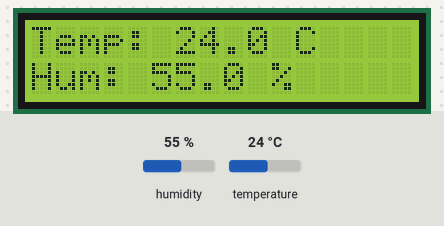
The sketch below on a simulated ESP32. Parts: 16×2 character LCD. The inputs (shaded band) are chosen by the test bench; at power-on: humidity 55 %, temperature 24 °C. What the sketch prints to the serial monitor is not drawn.

Above: at 3.6 s.
3.7 s: humidity set to 22 %
At 7.9 s:
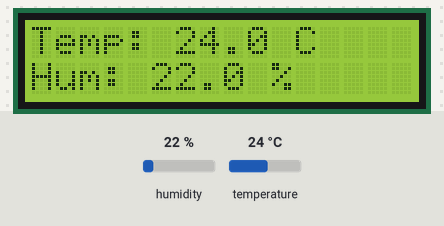
8.8 s: temperature set to 12 °C
At 12.0 s:
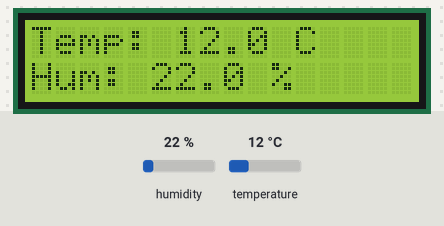
13.9 s: humidity set to 40 %
At 16.1 s:
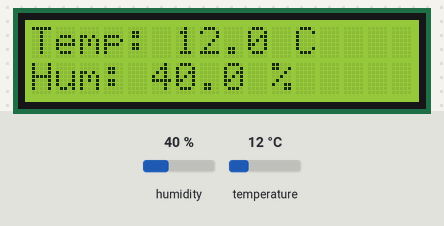
19.0 s: temperature set to 19 °C
At 20.2 s:
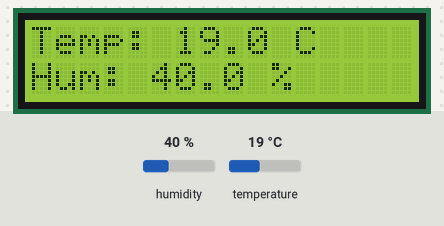
Timing chart, 0 to 22.0 s (numbered marks = the images above; inputs shaded):
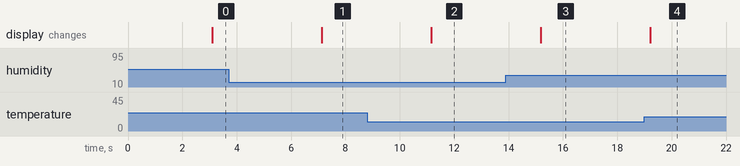

Measured:
- after the input at 3.7 s, the display: changes after 3.4 s (image 1)
- after the input at 8.8 s, the display: changes after 2.3 s (image 2)
- after the input at 13.9 s, the display: changes after 1.3 s (image 3)
- after the input at 19.0 s, the display: changes after 0.21 s (image 4)

The sketch:

sensor_home_assitant.ino
```cpp
#include <DHT.h>
#include <LiquidCrystal.h>

// Pines del LCD: RS, E, D4, D5, D6, D7
LiquidCrystal lcd(26, 25, 33, 32, 27, 14);

// Configuración del sensor DHT
#define DHTPIN 5         // Pin de datos del sensor
#define DHTTYPE DHT11    // Cambia a DHT11 si tienes ese modelo

DHT dht(DHTPIN, DHTTYPE);

void setup() {
  lcd.begin(16, 2);
  lcd.print("Iniciando...");

  dht.begin();
  delay(2000);
}

void loop() {
  delay(1000);
  float temperatura = dht.readTemperature(); // °C
  float humedad = dht.readHumidity();        // %
  Serial.print("Temp: ");
  Serial.print(temperatura);
  Serial.print(" - Hum: ");
  Serial.println(humedad);

  if (isnan(temperatura) || isnan(humedad)) {
    lcd.clear();
    lcd.setCursor(0, 0);
    lcd.print("Error sensor");
    delay(2000);
    return;
  }

  lcd.clear();
  lcd.setCursor(0, 0);
  lcd.print("Temp: ");
  lcd.print(temperatura, 1); // 1 decimal
  lcd.print(" C");

  lcd.setCursor(0, 1);
  lcd.print("Hum: ");
  lcd.print(humedad, 1);
  lcd.print(" %");

  delay(3000); // Espera antes de actualizar
}
```
